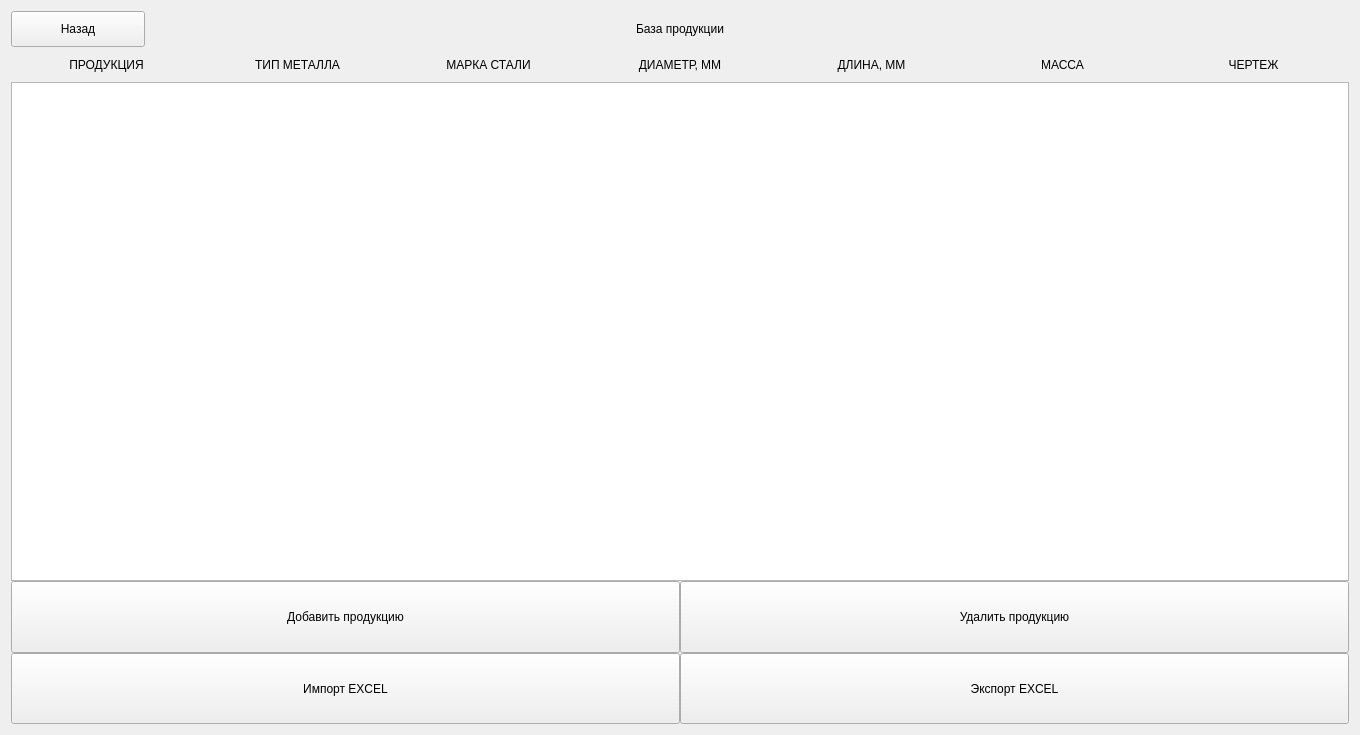
<?xml version="1.0" encoding="UTF-8"?>
<ui version="4.0">
 <class>products_db_frame</class>
 <widget class="QFrame" name="products_db_frame">
  <property name="geometry">
   <rect>
    <x>0</x>
    <y>0</y>
    <width>1360</width>
    <height>735</height>
   </rect>
  </property>
  <property name="windowTitle">
   <string>Frame</string>
  </property>
  <layout class="QVBoxLayout" name="verticalLayout">
   <item>
    <layout class="QVBoxLayout" name="frame_layout" stretch="1,1,14,2,2">
     <property name="spacing">
      <number>0</number>
     </property>
     <property name="topMargin">
      <number>0</number>
     </property>
     <property name="bottomMargin">
      <number>0</number>
     </property>
     <item>
      <layout class="QHBoxLayout" name="back_and_name_layout" stretch="1,1,6,2">
       <property name="spacing">
        <number>0</number>
       </property>
       <item>
        <widget class="QPushButton" name="back_button">
         <property name="sizePolicy">
          <sizepolicy hsizetype="Minimum" vsizetype="Preferred">
           <horstretch>0</horstretch>
           <verstretch>0</verstretch>
          </sizepolicy>
         </property>
         <property name="text">
          <string>Назад</string>
         </property>
        </widget>
       </item>
       <item>
        <spacer name="horizontalSpacer">
         <property name="orientation">
          <enum>Qt::Horizontal</enum>
         </property>
         <property name="sizeHint" stdset="0">
          <size>
           <width>40</width>
           <height>20</height>
          </size>
         </property>
        </spacer>
       </item>
       <item>
        <widget class="QLabel" name="frame_name_label">
         <property name="text">
          <string>База продукции</string>
         </property>
         <property name="alignment">
          <set>Qt::AlignCenter</set>
         </property>
        </widget>
       </item>
       <item>
        <spacer name="horizontalSpacer_2">
         <property name="orientation">
          <enum>Qt::Horizontal</enum>
         </property>
         <property name="sizeHint" stdset="0">
          <size>
           <width>40</width>
           <height>20</height>
          </size>
         </property>
        </spacer>
       </item>
      </layout>
     </item>
     <item>
      <layout class="QHBoxLayout" name="labels_layout" stretch="0,0,0,0,0,0,0">
       <property name="spacing">
        <number>0</number>
       </property>
       <property name="rightMargin">
        <number>0</number>
       </property>
       <item>
        <widget class="QLabel" name="type_metall_label_2">
         <property name="text">
          <string>ПРОДУКЦИЯ</string>
         </property>
         <property name="alignment">
          <set>Qt::AlignCenter</set>
         </property>
        </widget>
       </item>
       <item>
        <widget class="QLabel" name="size_mm_label">
         <property name="text">
          <string>ТИП МЕТАЛЛА</string>
         </property>
         <property name="alignment">
          <set>Qt::AlignCenter</set>
         </property>
        </widget>
       </item>
       <item>
        <widget class="QLabel" name="balance_kg_label">
         <property name="text">
          <string>МАРКА СТАЛИ</string>
         </property>
         <property name="alignment">
          <set>Qt::AlignCenter</set>
         </property>
        </widget>
       </item>
       <item>
        <widget class="QLabel" name="balance_mm_label">
         <property name="text">
          <string>ДИАМЕТР, ММ</string>
         </property>
         <property name="alignment">
          <set>Qt::AlignCenter</set>
         </property>
        </widget>
       </item>
       <item>
        <widget class="QLabel" name="lenght_label">
         <property name="text">
          <string>ДЛИНА, ММ</string>
         </property>
         <property name="alignment">
          <set>Qt::AlignCenter</set>
         </property>
        </widget>
       </item>
       <item>
        <widget class="QLabel" name="mass_label">
         <property name="text">
          <string>МАССА</string>
         </property>
         <property name="alignment">
          <set>Qt::AlignCenter</set>
         </property>
        </widget>
       </item>
       <item>
        <widget class="QLabel" name="draw_label">
         <property name="text">
          <string>ЧЕРТЕЖ</string>
         </property>
         <property name="alignment">
          <set>Qt::AlignCenter</set>
         </property>
        </widget>
       </item>
      </layout>
     </item>
     <item>
      <widget class="QTableView" name="storage_db_table"/>
     </item>
     <item>
      <layout class="QHBoxLayout" name="buttons_layout" stretch="1,1">
       <property name="spacing">
        <number>0</number>
       </property>
       <item>
        <widget class="QPushButton" name="add_product_db_button">
         <property name="sizePolicy">
          <sizepolicy hsizetype="Minimum" vsizetype="Preferred">
           <horstretch>0</horstretch>
           <verstretch>0</verstretch>
          </sizepolicy>
         </property>
         <property name="text">
          <string>Добавить продукцию</string>
         </property>
        </widget>
       </item>
       <item>
        <widget class="QPushButton" name="del_product_db_button">
         <property name="sizePolicy">
          <sizepolicy hsizetype="Minimum" vsizetype="Preferred">
           <horstretch>0</horstretch>
           <verstretch>0</verstretch>
          </sizepolicy>
         </property>
         <property name="text">
          <string>Удалить продукцию</string>
         </property>
        </widget>
       </item>
      </layout>
     </item>
     <item>
      <layout class="QHBoxLayout" name="pdf_layout" stretch="0,0">
       <property name="spacing">
        <number>0</number>
       </property>
       <item>
        <widget class="QPushButton" name="import_db_products_excel_button">
         <property name="sizePolicy">
          <sizepolicy hsizetype="Minimum" vsizetype="Preferred">
           <horstretch>0</horstretch>
           <verstretch>0</verstretch>
          </sizepolicy>
         </property>
         <property name="minimumSize">
          <size>
           <width>75</width>
           <height>0</height>
          </size>
         </property>
         <property name="maximumSize">
          <size>
           <width>16777215</width>
           <height>100</height>
          </size>
         </property>
         <property name="text">
          <string>Импорт EXCEL</string>
         </property>
        </widget>
       </item>
       <item>
        <widget class="QPushButton" name="export_db_products_excel_button">
         <property name="sizePolicy">
          <sizepolicy hsizetype="Minimum" vsizetype="Preferred">
           <horstretch>0</horstretch>
           <verstretch>0</verstretch>
          </sizepolicy>
         </property>
         <property name="minimumSize">
          <size>
           <width>75</width>
           <height>0</height>
          </size>
         </property>
         <property name="maximumSize">
          <size>
           <width>16777215</width>
           <height>100</height>
          </size>
         </property>
         <property name="text">
          <string>Экспорт EXCEL</string>
         </property>
        </widget>
       </item>
      </layout>
     </item>
    </layout>
   </item>
  </layout>
 </widget>
 <resources/>
 <connections/>
</ui>
